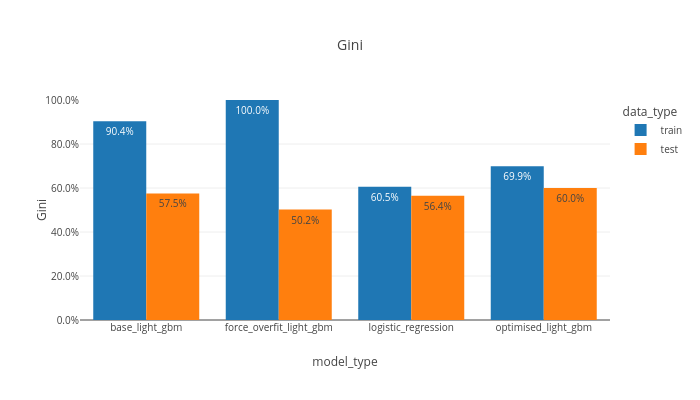

Notebook code for this chart:
### Markdown cell above
<h5>Plot results</h5>

### Code cell
fig = px.histogram(
    gini_df,
    title='Gini',
    x='model_type',
    y='gini',
    color='data_type',
    barmode='group',
    template='none',
    text_auto=True,
    width=700,
    height=400
)

fig.update_layout(autosize=True, font_size=10)
fig.update_xaxes(automargin=True)
fig.update_yaxes(automargin=True, title='Gini', range=[0, 1], tickformat='.1%')
fig.update_traces(textposition='inside')
Image(fig.to_image('png'))
fig.show()

### Figure 1 — Plotly figure (JSON) as saved in the notebook; plotly's stock layout.template omitted (floating-point values rounded to 4 significant figures)
{"data": [{"alignmentgroup": "True", "bingroup": "x", "histfunc": "sum", "hovertemplate": "data_type=train<br>model_type=%{x}<br>sum of gini=%{y}<extra></extra>", "legendgroup": "train", "marker": {"color": "#1F77B4", "pattern": {"shape": ""}}, "name": "train", "offsetgroup": "train", "orientation": "v", "showlegend": true, "textposition": "inside", "texttemplate": "%{value}", "type": "histogram", "x": ["base_light_gbm", "force_overfit_light_gbm", "logistic_regression", "optimised_light_gbm"], "xaxis": "x", "y": [0.9039, 1.0, 0.6053, 0.6986], "yaxis": "y"}, {"alignmentgroup": "True", "bingroup": "x", "histfunc": "sum", "hovertemplate": "data_type=test<br>model_type=%{x}<br>sum of gini=%{y}<extra></extra>", "legendgroup": "test", "marker": {"color": "#FF7F0E", "pattern": {"shape": ""}}, "name": "test", "offsetgroup": "test", "orientation": "v", "showlegend": true, "textposition": "inside", "texttemplate": "%{value}", "type": "histogram", "x": ["base_light_gbm", "force_overfit_light_gbm", "logistic_regression", "optimised_light_gbm"], "xaxis": "x", "y": [0.5753, 0.5022, 0.5645, 0.6003], "yaxis": "y"}], "layout": {"autosize": true, "barmode": "group", "font": {"size": 10}, "height": 400, "legend": {"title": {"text": "data_type"}, "tracegroupgap": 0}, "title": {"text": "Gini"}, "width": 700, "xaxis": {"anchor": "y", "automargin": true, "domain": [0, 1], "title": {"text": "model_type"}}, "yaxis": {"anchor": "x", "automargin": true, "domain": [0, 1], "range": [0, 1], "tickformat": ".1%", "title": {"text": "Gini"}}}}
